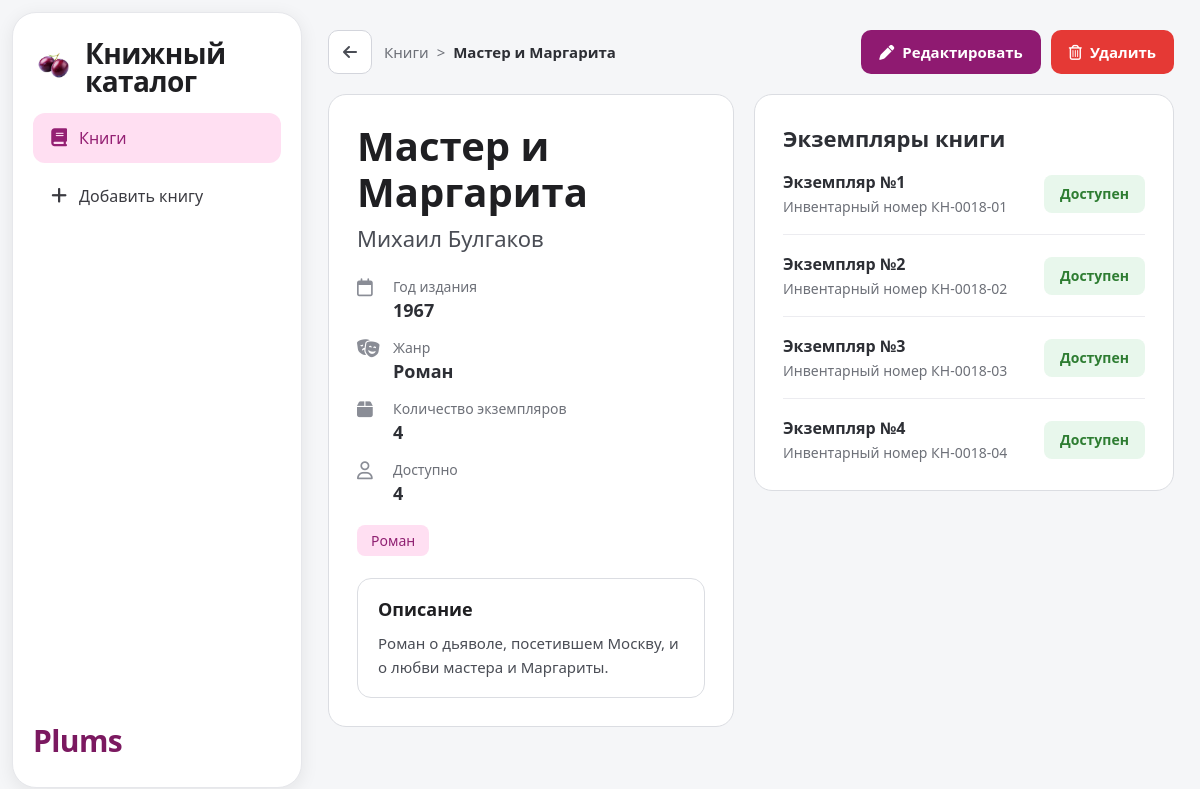
The page /books/18 on the database its author committed.
### tables this page shows
CREATE TABLE books (
                id INTEGER PRIMARY KEY AUTOINCREMENT,
                title TEXT NOT NULL,
                author TEXT NOT NULL,
                year INTEGER NOT NULL,
                genre TEXT NOT NULL,
                copies INTEGER NOT NULL DEFAULT 0
            , description TEXT NOT NULL DEFAULT '');

CREATE TABLE book_copies (
            id INTEGER PRIMARY KEY AUTOINCREMENT,
            book_id INTEGER NOT NULL,
            copy_num INTEGER NOT NULL,
            inventory_no TEXT NOT NULL,
            status TEXT NOT NULL DEFAULT 'available',
            issued_at TEXT,
            UNIQUE(book_id, copy_num)
        );

### app.py (the view)
@app.get("/books/<int:book_id>")
def view_book(book_id: int):
    book = get_book_or_none(book_id)
    if not book:
        return redirect(url_for("index"))
    list_filters = filters_from_args(request.args)
    copies = load_book_copies(book)
    available_count = sum(1 for copy in copies if copy.status == "available")
    return render_template(
        "book.html",
        book=book,
        copies=copies,
        available_count=available_count,
        list_filters=list_filters,
        filter_query=filters_to_query(list_filters),
        genres=GENRES,
        genre_other=GENRE_OTHER,
        today=date.today().strftime("%d.%m.%Y"),
    )

### app.py (called while the page is built)
@app.template_global()
def filter_url(endpoint: str, filter_query: dict | None = None, **kwargs: Any) -> str:
    params: Dict[str, Any] = dict(filter_query or {})
    params.update(kwargs)
    return url_for(endpoint, **params)

def _ensure_data_dir() -> None:
    DB_FILE.parent.mkdir(parents=True, exist_ok=True)

def get_connection() -> sqlite3.Connection:
    _ensure_data_dir()
    conn = sqlite3.connect(DB_FILE)
    conn.row_factory = sqlite3.Row
    return conn

def _ensure_description_column(conn: sqlite3.Connection) -> None:
    columns = {row["name"] for row in conn.execute("PRAGMA table_info(books)")}
    if "description" not in columns:
        conn.execute("ALTER TABLE books ADD COLUMN description TEXT NOT NULL DEFAULT ''")

def _ensure_copies_table(conn: sqlite3.Connection) -> None:
    conn.execute(
        """
        CREATE TABLE IF NOT EXISTS book_copies (
            id INTEGER PRIMARY KEY AUTOINCREMENT,
            book_id INTEGER NOT NULL,
            copy_num INTEGER NOT NULL,
            inventory_no TEXT NOT NULL,
            status TEXT NOT NULL DEFAULT 'available',
            issued_at TEXT,
            UNIQUE(book_id, copy_num)
        )
        """
    )

def init_db() -> None:
    with get_connection() as conn:
        conn.execute(
            """
            CREATE TABLE IF NOT EXISTS books (
                id INTEGER PRIMARY KEY AUTOINCREMENT,
                title TEXT NOT NULL,
                author TEXT NOT NULL,
                year INTEGER NOT NULL,
                genre TEXT NOT NULL,
                copies INTEGER NOT NULL CHECK (copies >= 0),
                description TEXT NOT NULL DEFAULT ''
            )
            """
        )
        _ensure_description_column(conn)
        _ensure_copies_table(conn)

def load_books() -> List[Book]:
    init_db()
    with get_connection() as conn:
        rows = conn.execute(
            "SELECT id, title, author, year, genre, copies, description FROM books"
        ).fetchall()
    return [
        Book(
            id=row["id"],
            title=row["title"],
            author=row["author"],
            year=row["year"],
            genre=row["genre"],
            copies=row["copies"],
            description=row["description"] or "",
        )
        for row in rows
    ]

def parse_int(value: str, default: int = 0) -> int:
    try:
        return int(value)
    except (TypeError, ValueError):
        return default

### templates/book.html (shortened to what this page needs)
{% extends "base.html" %}
{% block content %}
<div class="book-page-header">
  <div class="book-breadcrumb">
    <a class="back-btn" href="{{ filter_url('index', filter_query) }}" aria-label="Назад к списку">
      <i class="fa-solid fa-arrow-left"></i>
    </a>
    <nav class="breadcrumb-text">
      <a href="{{ filter_url('index', filter_query) }}">Книги</a>
      <span>&gt;</span>
      <span class="current">{{ book.title }}</span>
    </nav>
  </div>
  <div class="book-header-actions">
    <a class="book-edit-btn" href="{{ filter_url('edit_book', filter_query, book_id=book.id, from='view') }}">
      <i class="fa-solid fa-pen"></i>
      Редактировать
    </a>
    <a class="book-delete-btn" href="{{ filter_url('confirm_delete_book', filter_query, book_id=book.id, from='view') }}">
      <i class="fa-regular fa-trash-can"></i>
      Удалить
    </a>
  </div>
</div>
<div class="book-detail-layout">
  <article class="book-detail-card">
    <header class="book-detail-head">
      <h1>{{ book.title }}</h1>
      <p class="book-author">{{ book.author }}</p>
    </header>
    <ul class="book-meta-list">
      <li>
        <i class="fa-regular fa-calendar"></i>
        <div>
          <span class="meta-label">Год издания</span>
          <span class="meta-value">{{ book.year }}</span>
        </div>
      </li>
      <li>
        <i class="fa-solid fa-masks-theater"></i>
        <div>
          <span class="meta-label">Жанр</span>
          <span class="meta-value">{{ book.genre }}</span>
        </div>
      </li>
      <li>
        <i class="fa-solid fa-box"></i>
        <div>
          <span class="meta-label">Количество экземпляров</span>
          <span class="meta-value">{{ book.copies }}</span>
        </div>
      </li>
      <li>
        <i class="fa-regular fa-user"></i>
        <div>
          <span class="meta-label">Доступно</span>
          <span class="meta-value" id="available-count">{{ available_count }}</span>
        </div>
      </li>
    </ul>
    <span class="genre-pill">{{ book.genre }}</span>
    <section class="book-description-box">
      <h2>Описание</h2>
      {% if book.description %}
      <p>{{ book.description }}</p>
      {% else %}
      <p class="description-empty">Описание пока не добавлено.</p>
      {% endif %}
    </section>
  </article>
  <aside class="book-copies-card">
    <h2 class="book-copies-title">Экземпляры книги</h2>
    {% if copies %}
    <ul class="book-copies-list">
      {% for copy in copies %}
      <li class="book-copy-row" data-copy-num="{{ copy.copy_num }}">
        <div class="book-copy-info">
          <span class="book-copy-name">Экземпляр №{{ copy.copy_num }}</span>
          <span class="book-copy-inventory">Инвентарный номер {{ copy.inventory_no }}</span>
        </div>
        <button
          type="button"
          class="copy-status-btn {% if copy.status == 'issued' %}is-issued{% else %}is-available{% endif %}"
          data-book-id="{{ book.id }}"
          data-copy-num="{{ copy.copy_num }}"
        >
          {% if copy.status == 'issued' %}Выдан{% else %}Доступен{% endif %}
        </button>
      </li>
      {% endfor %}
    </ul>
    {% else %}
    <p class="book-copies-empty">Экземпляры не добавлены.</p>
    {% endif %}
  </aside>
</div>
{% endblock %}

### static/styles.css (style rules this page uses)
* { margin: 0; padding: 0; box-sizing: border-box; }
body { font-family: "Segoe UI", Arial, sans-serif; background: #f5f6f8; color: #1f1f22; font-size: 16px; }
.back-btn { width: 44px; height: 44px; border: 1px solid #d3d5dc; border-radius: 10px; background: #fff; color: #4a4d55; display: inline-flex; align-items: center; justify-content: center; text-decoration: none; }
.book-page-header { display: flex; justify-content: space-between; align-items: center; gap: 16px; margin-bottom: 20px; flex-wrap: wrap; }
.book-breadcrumb { display: flex; align-items: center; gap: 12px; }
.breadcrumb-text { display: flex; align-items: center; gap: 8px; font-size: 15px; color: #6d7078; }
.breadcrumb-text a { color: #6d7078; text-decoration: none; }
.breadcrumb-text .current { color: #2d2f35; font-weight: 600; }
.book-header-actions { display: flex; gap: 10px; flex-wrap: wrap; }
.book-edit-btn, .book-delete-btn { min-height: 44px; padding: 0 18px; border-radius: 10px; font-size: 15px; font-weight: 700; text-decoration: none; display: inline-flex; align-items: center; gap: 8px; }
.book-edit-btn { background: #8f1a71; color: #fff; }
.book-delete-btn { background: #e53935; color: #fff; }
.book-detail-layout { display: grid; grid-template-columns: minmax(0, 1fr) minmax(320px, 420px); gap: 20px; align-items: start; }
.book-detail-card, .book-copies-card { background: #fff; border: 1px solid #dbdde2; border-radius: 18px; padding: 28px; }
.book-detail-head h1 { font-size: 40px; line-height: 1.15; margin-bottom: 8px; font-weight: 600; }
.book-author { font-size: 22px; color: #4a4d55; margin-bottom: 24px; font-weight: 500; }
.book-meta-list { list-style: none; display: flex; flex-direction: column; gap: 16px; margin-bottom: 20px; }
.book-meta-list li { display: flex; align-items: flex-start; gap: 14px; }
.book-meta-list i { width: 22px; color: #8a8d96; font-size: 18px; margin-top: 2px; }
.meta-label { display: block; font-size: 14px; color: #6d7078; margin-bottom: 2px; }
.meta-value { font-size: 18px; font-weight: 600; color: #2d2f35; }
.genre-pill { display: inline-block; background: #ffdff2; color: #902172; border-radius: 8px; padding: 6px 14px; font-size: 14px; font-weight: 500; margin-bottom: 22px; }
.book-copies-title { font-size: 22px; font-weight: 600; margin-bottom: 18px; color: #2d2f35; }
.book-copies-list { list-style: none; }
.book-copy-row { display: flex; align-items: center; justify-content: space-between; gap: 16px; padding: 18px 0; border-bottom: 1px solid #ececf0; }
.book-copy-row:first-child { padding-top: 0; }
.book-copy-row:last-child { border-bottom: none; padding-bottom: 0; }
.book-copy-info { display: flex; flex-direction: column; gap: 4px; min-width: 0; }
.book-copy-name { font-size: 16px; font-weight: 600; color: #2d2f35; }
.book-copy-inventory { font-size: 14px; color: #6d7078; }
.copy-status-btn { flex-shrink: 0; min-height: 38px; padding: 0 16px; border: none; border-radius: 8px; font-size: 14px; font-weight: 600; cursor: pointer; font-family: inherit; transition: 0.15s; }
.copy-status-btn.is-available { background: #e8f7ec; color: #2e7d32; }
.book-description-box { border: 1px solid #dbdde2; border-radius: 14px; padding: 18px 20px; }
.book-description-box h2 { font-size: 18px; margin-bottom: 10px; font-weight: 600; }
.book-description-box p { color: #4a4d55; line-height: 1.6; font-size: 15px; }

### rows shown on the page
books: title "Мастер и Маргарита", author "Михаил Булгаков", year "1967", genre "Роман", copies "4", description "Роман о дьяволе, посетившем Москву, и о любви мастера и Маргариты."
book_copies: copy_num "1", inventory_no "КН-0018-01", status "Доступен"
book_copies: copy_num "2", inventory_no "КН-0018-02", status "Доступен"
book_copies: copy_num "3", inventory_no "КН-0018-03", status "Доступен"
book_copies: copy_num "4", inventory_no "КН-0018-04", status "Доступен"

### other values the page prints
{{ available_count }} "4"
